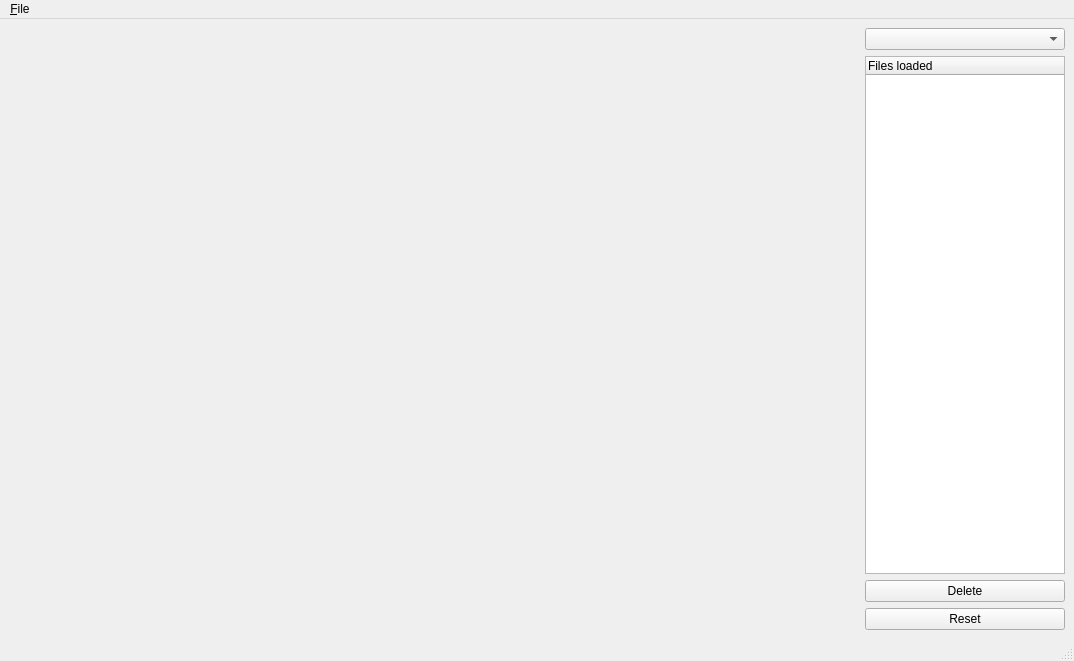
<?xml version="1.0" encoding="UTF-8"?>
<ui version="4.0">
 <class>MainWindow</class>
 <widget class="QMainWindow" name="MainWindow">
  <property name="geometry">
   <rect>
    <x>0</x>
    <y>0</y>
    <width>1074</width>
    <height>661</height>
   </rect>
  </property>
  <property name="sizePolicy">
   <sizepolicy hsizetype="Expanding" vsizetype="Expanding">
    <horstretch>0</horstretch>
    <verstretch>0</verstretch>
   </sizepolicy>
  </property>
  <property name="windowTitle">
   <string>MainWindow</string>
  </property>
  <widget class="QWidget" name="centralwidget">
   <property name="enabled">
    <bool>true</bool>
   </property>
   <property name="sizePolicy">
    <sizepolicy hsizetype="Expanding" vsizetype="Expanding">
     <horstretch>0</horstretch>
     <verstretch>0</verstretch>
    </sizepolicy>
   </property>
   <layout class="QHBoxLayout" name="horizontalLayout_3">
    <item>
     <layout class="QVBoxLayout" name="mplvl">
      <property name="sizeConstraint">
       <enum>QLayout::SetMinimumSize</enum>
      </property>
     </layout>
    </item>
    <item>
     <spacer name="horizontalSpacer">
      <property name="orientation">
       <enum>Qt::Horizontal</enum>
      </property>
      <property name="sizeHint" stdset="0">
       <size>
        <width>40</width>
        <height>20</height>
       </size>
      </property>
     </spacer>
    </item>
    <item>
     <layout class="QVBoxLayout" name="verticalLayout">
      <property name="spacing">
       <number>6</number>
      </property>
      <property name="sizeConstraint">
       <enum>QLayout::SetFixedSize</enum>
      </property>
      <item>
       <widget class="QComboBox" name="plot_name"/>
      </item>
      <item>
       <layout class="QHBoxLayout" name="horizontalLayout">
        <property name="spacing">
         <number>6</number>
        </property>
        <property name="sizeConstraint">
         <enum>QLayout::SetDefaultConstraint</enum>
        </property>
        <item>
         <widget class="CustomTreeWidget" name="list_file">
          <property name="sizePolicy">
           <sizepolicy hsizetype="Fixed" vsizetype="Expanding">
            <horstretch>2</horstretch>
            <verstretch>0</verstretch>
           </sizepolicy>
          </property>
          <property name="minimumSize">
           <size>
            <width>200</width>
            <height>0</height>
           </size>
          </property>
          <property name="maximumSize">
           <size>
            <width>100</width>
            <height>16777215</height>
           </size>
          </property>
          <column>
           <property name="text">
            <string>Files loaded</string>
           </property>
          </column>
         </widget>
        </item>
       </layout>
      </item>
      <item>
       <layout class="QGridLayout" name="gridLayout_2">
        <property name="horizontalSpacing">
         <number>6</number>
        </property>
        <item row="1" column="0">
         <widget class="QPushButton" name="reset_buttn">
          <property name="minimumSize">
           <size>
            <width>200</width>
            <height>0</height>
           </size>
          </property>
          <property name="text">
           <string>Reset</string>
          </property>
         </widget>
        </item>
        <item row="0" column="0">
         <widget class="QPushButton" name="delete_buttn">
          <property name="minimumSize">
           <size>
            <width>200</width>
            <height>0</height>
           </size>
          </property>
          <property name="text">
           <string>Delete</string>
          </property>
         </widget>
        </item>
       </layout>
      </item>
     </layout>
    </item>
   </layout>
  </widget>
  <widget class="QMenuBar" name="menubar">
   <property name="geometry">
    <rect>
     <x>0</x>
     <y>0</y>
     <width>1074</width>
     <height>22</height>
    </rect>
   </property>
   <widget class="QMenu" name="menu_File">
    <property name="title">
     <string>&amp;File</string>
    </property>
   </widget>
   <addaction name="menu_File"/>
  </widget>
  <widget class="QStatusBar" name="statusbar"/>
  <action name="action_Import_file">
   <property name="text">
    <string>&amp;Import</string>
   </property>
  </action>
 </widget>
 <customwidgets>
  <customwidget>
   <class>CustomTreeWidget</class>
   <extends>QTreeWidget</extends>
   <header>totoview.customtree</header>
  </customwidget>
 </customwidgets>
 <resources/>
 <connections/>
</ui>
